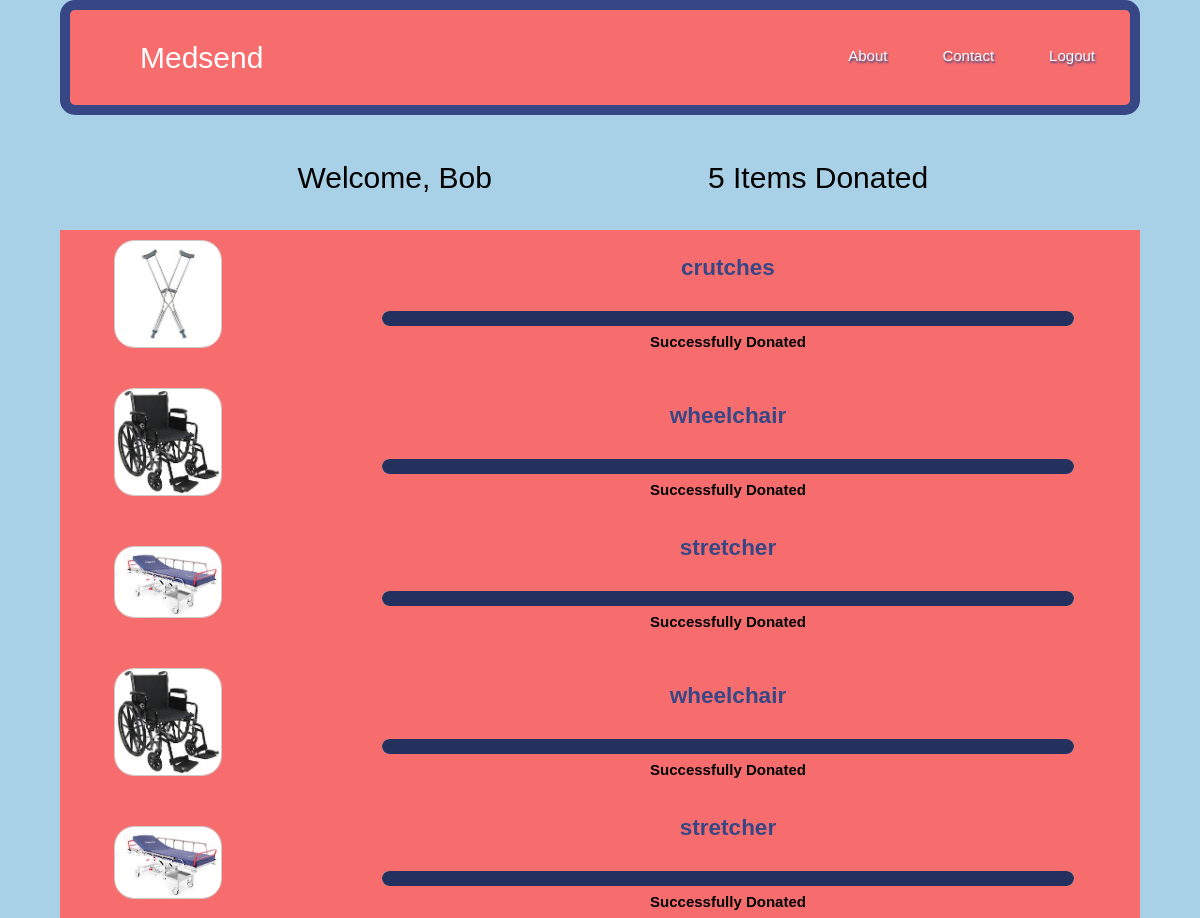
The page /donor/1 on the database its author committed.
### tables this page shows
CREATE TABLE users
               (id int,
                username text,
                password text,
                type text);

CREATE TABLE donations
               (userid int,
                item_type text,
                image text,
                date_donated text,
                date_distributed text);

### app.py (the view)
@app.route('/donor/<userid>')
def donor(userid):
  conn = sqlite3.connect(db_path)
  c = conn.cursor()
  orders = c.execute("SELECT * from donations where userid == "+userid+"")
  data = c.fetchall()
  donations = donations_dict_arr(data)
  title = "MedSend"
  orders = c.execute("SELECT * from users where id == "+userid+"")
  data = c.fetchall()
  username = ""
  for d in data:
    username = d[1]
  return render_template('donor.html', username=username,
		                                 title=title,
		                                 donations=donations)

### app.py (called while the page is built)
def donations_dict_arr(data):
  donations= []
  for d in data:
    item = dict()
    item['userid'] = d[0]
    item['item_type'] = d[1]
    item['image'] = d[2]
    item['date_donated'] = d[3]
    item['date_distributed'] = d[4]
    donations.append(item)
    print(donations)
  return donations

### templates/donor.html (shortened to what this page needs)
<!DOCTYPE html>
<html lang="en">
<head>
	<link rel="stylesheet" href="{{ url_for('static', filename='css/style.css') }}">
	<link rel="stylesheet" href="{{
  url_for('static', filename='css/donor.css') }}">
  <link rel="stylesheet" href="{{ url_for('static', filename='css/bootstrap-grid.css') }}">
  <link rel="stylesheet" href="{{ url_for('static', filename='css/w3.css') }}">
</head>
<body>
	<nav>
  	<ul>
    	<li class="logo"><a class="logo active" href="/">Medsend</a></li>
    	<li class="logout"><a href="/">Logout</a></li>
    	<li><a href="/contact">Contact</a></li>
    	<li><a href="/about">About</a></li>
  	</ul>
	</nav>
	<div id="pageGrid">
  	<div id="welcome">
	  	<p>Welcome, {{username}}</p>
  	</div>
  	<div id="numItems">
			<p id="numItemsText">
  	  	{{donations|length}} Items Donated
  		</p>
  	</div>
  	<div id="gallery">
  		<div id="galleryGrid">
    		{% for donation in donations %}
    			<div class="galleryImage">
    				<img src="../{{donation.image}}" alt="{{donation.item_type}}" />
    			</div>
    			<div class="donationData">
    				<p class="itemTypeText">{{donation.item_type}}</p>
	  				{% if donation.date_distributed %}
	  					<div class="w3-light-grey w3-round-xlarge">
								<div class="w3-container w3-blue w3-round-xlarge" style="height:15px;width:100%"></div>
							</div>
							<p class="statusText">
								Successfully Donated
  						</p>
	 					{% endif %}
   				</div>
    		{% endfor %}
    	</div>
  	</div>
	</div>
</body>
</html>

### static/css/style.css (style rules this page uses)
body { background-color: #a8d0e6; width: 90%; margin: auto; }
nav { margin: auto; text-align: center; margin-bottom: 10px; }
.logo { border-radius: 5px; display: block; text-align: center; padding: 5px 35px; text-decoration: none; background-color: none; color: white; font-size: 30px; text-shadow: none; float:left; }
.logout { padding-right:15px; }
ul { list-style-type: none; width: 100%; margin: auto; padding: 0; padding-top: 15px; padding-bottom: 15px; overflow: hidden; box-sizing: border-box; border-radius: 15px; border: 10px solid #374785; background-color: #F76C6C; }
li { float: right; padding-left: 15px; }
li a { border-radius: 5px; display: block; color: white; text-shadow: 1px 2px 2px #374785; text-align: center; padding: 20px; text-decoration: none; background-color: #F76C6C; }

### static/css/donor.css (style rules this page uses)
html { text-align: center; }
body { display: inline-block; margin: 0px auto; text-align: center; }
#pageGrid { display: grid; grid-template-areas: "welcome numItems" "gallery gallery"; grid-template-rows: auto; grid-template-columns: 1fr 1fr; }
#welcome { grid-area: welcome; font-size: 2em; margin: 0px; margin-right: 20%; text-align: right; vertical-align: middle; line-height: auto; }
#numItems { grid-area: numItems; text-align: left; vertical-align: middle; line-height: auto; margin-left: 20%; font-size: 2em; }
#gallery { grid-area: gallery; background-color: #F76C6C; }
#galleryGrid { display: grid; grid-template-columns: 20% 80%; grid-template-rows: auto; grid-gap: 20px; font-weight: bold; }
.itemTypeText { font-size: 1.5em; text-align: center; margin-top: 5px; margin-bottom: 5px; color: #374785; }
.galleryImage { margin: auto; }
.donationData { vertical-align: middle; margin-top: auto; }
.statusText { text-align: center; margin-top: 5px; margin-bottom: 5px; }
#gallery img { display: block; vertical-align: middle; border: 1px solid #ccc; border-radius: 20px; margin: auto; margin-top: 10px; margin-bottom: 10px; width: 50%; }
.w3-light-grey { width: 80%; text-align: center; margin: auto; margin-top: 3%; }

### static/css/w3.css (style rules this page uses)
html { box-sizing:border-box }
*,*:before,*:after { box-sizing:inherit }
html { -ms-text-size-adjust:100%;-webkit-text-size-adjust:100% }
body { margin:0 }
article,aside,details,figcaption,figure,footer,header,main,menu,nav,section,summary { display:block }
a { background-color:transparent;-webkit-text-decoration-skip:objects }
img { border-style:none }
html,body { font-family:Verdana,sans-serif;font-size:15px;line-height:1.5 }
html { overflow-x:hidden }
img { margin-bottom:-5px }
a { color:inherit }
.w3-container:after,.w3-container:before,.w3-panel:after,.w3-panel:before,.w3-row:after,.w3-row:before,.w3-row-padding:after,.w3-row-padding:before, .w3-cell-row:before,.w3-cell-row:after,.w3-clear:after,.w3-clear:before,.w3-bar:before,.w3-bar:after { content:"";display:table;clear:both }
.w3-round-xlarge { border-radius:16px }
.w3-container,.w3-panel { padding:0.01em 16px }
.w3-blue,.w3-hover-blue:hover { color:#fff!important;background-color:#24305E!important }
.w3-light-grey,.w3-hover-light-grey:hover,.w3-light-gray,.w3-hover-light-gray:hover { color:#000!important;background-color:#f1f1f1!important }

### rows shown on the page
users: username "Bob"
donations: image (picture), item_type "crutches", date_distributed "Successfully Donated"
donations: image (picture), item_type "wheelchair", date_distributed "Successfully Donated"
donations: image (picture), item_type "stretcher", date_distributed "Successfully Donated"
donations: image (picture), item_type "wheelchair", date_distributed "Successfully Donated"
donations: image (picture), item_type "stretcher", date_distributed "Successfully Donated"

### other values the page prints
{{ donations|length }} "5"
